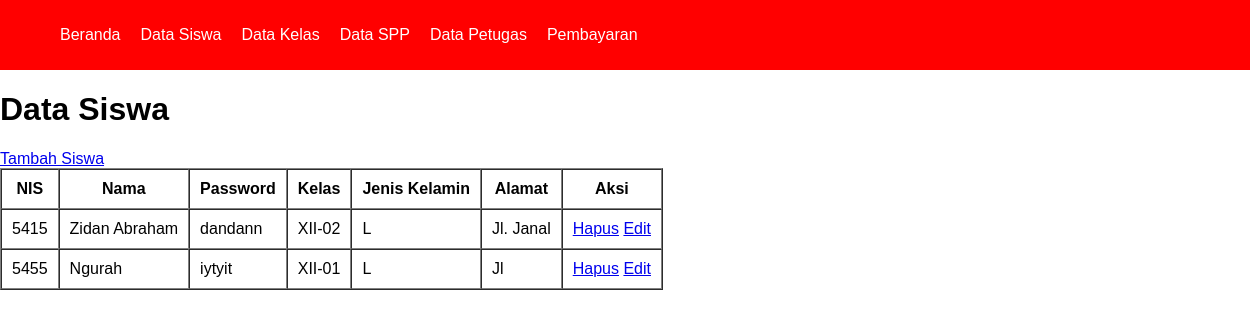
Before: /siswa/siswa.php with the older database file.
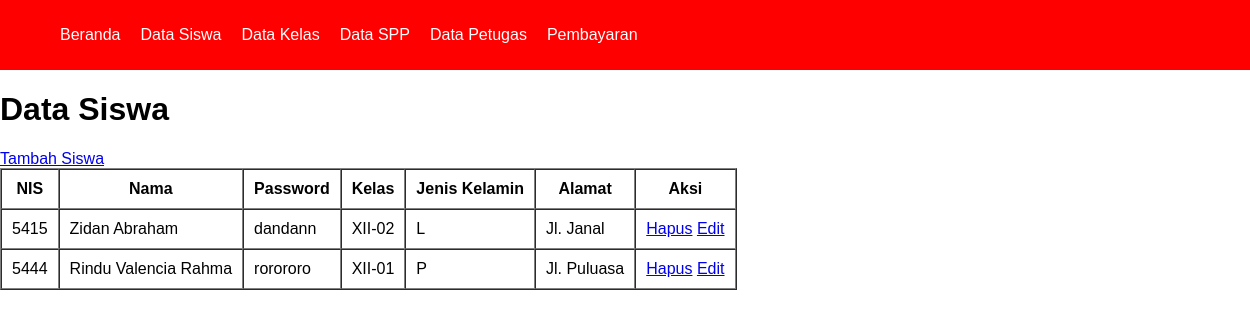
After: the same page with the newer database file.
### tables this page shows
CREATE TABLE `tb_siswa` (
  `nis` int(5) NOT NULL,
  `nama_siswa` varchar(100) NOT NULL,
  `password` varchar(10) NOT NULL,
  `id_kelas` varchar(10) NOT NULL,
  `jenis_kelamin` varchar(10) NOT NULL,
  `alamat` varchar(100) NOT NULL
);

### siswa/functions_siswa.php (called while the page is built, shortened)
<?php
    $conn = mysqli_connect("localhost", "root", "", "spp_db");
    function query($query){
        global $conn;
        $result = mysqli_query($conn, $query);
        $rows = [];
        while( $row = mysqli_fetch_assoc($result)) {
            $rows[] = $row;
        }
        return $rows;
    }
?>

### siswa/siswa.php (the view, shortened to what this page needs)
<?php
    require 'functions_siswa.php';
    require '../views/template/navbar.php';
    $siswa = query("SELECT * FROM tb_siswa");
?>
<!DOCTYPE html>
<html lang="en">
<head>
</head>
<body>
    <h1>Data Siswa</h1>
    <a href="create_siswa.php">Tambah Siswa</a>
    <table border="1" cellspacing="0" cellpadding="10">
        <tr>
            <th>NIS</th>
            <th>Nama</th>
            <th>Password</th>
            <th>Kelas</th>
            <th>Jenis Kelamin</th>
            <th>Alamat</th>
            <th>Aksi</th>
        </tr>
        <?php foreach($siswa as $row) : ?>
        <tr>
            <td><?= $row["nis"]; ?></td>
            <td><?= $row["nama_siswa"]; ?></td>
            <td><?= $row["password"] ?></td>
            <td><?= $row["id_kelas"]; ?></td>
            <td><?= $row["jenis_kelamin"]; ?></td>
            <td><?= $row["alamat"]; ?></td>
            <td>
                <a href="delete_siswa.php?nis=<?= $row["nis"]; ?>">Hapus</a>
                <a href="update_siswa.php?nis=<?= $row["nis"]; ?>">Edit</a>
            </td>
        </tr>
        <?php endforeach; ?>
    </table>
</body>
</html>

Changed rows visible on the page:
removed tb_siswa: nis "5455", nama_siswa "Ngurah", password "iytyit", id_kelas "XII-01", jenis_kelamin "L", alamat "Jl"
added tb_siswa: nis "5444", nama_siswa "Rindu Valencia Rahma", password "rorororo", id_kelas "XII-01", jenis_kelamin "P", alamat "Jl. Puluasa"
